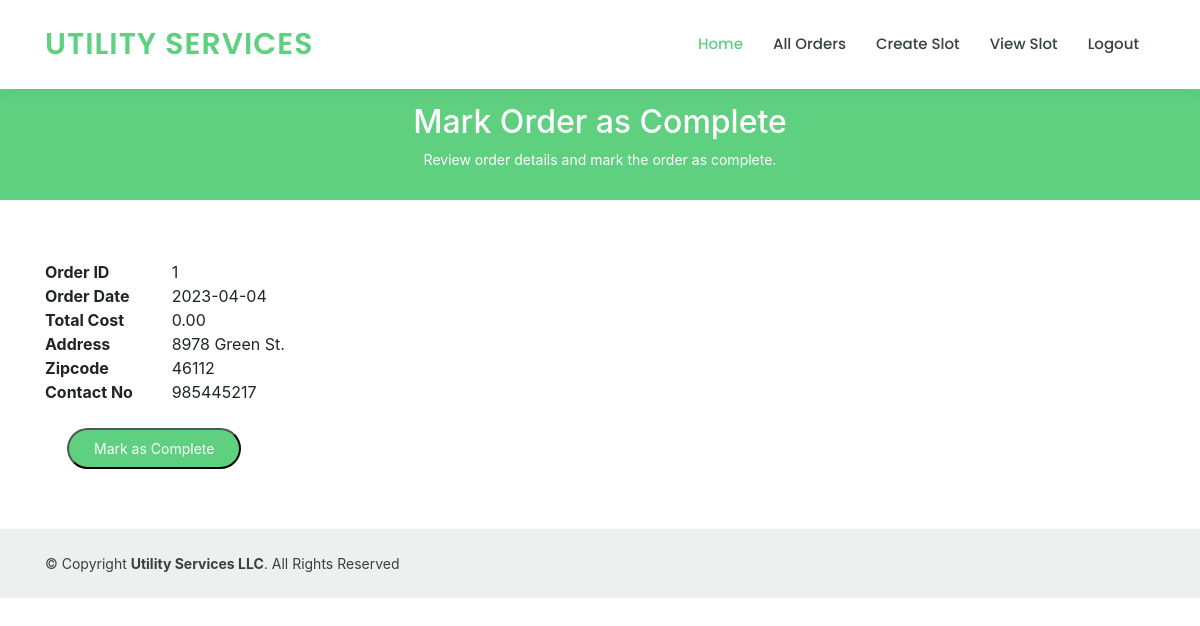
The page /code/VOrderUpdate.php?id=1 (signed in) on the database its author committed.
### tables this page shows
CREATE TABLE `Orders` (
  `OrderID` int(5) NOT NULL,
  `SerID` int(11) NOT NULL,
  `VenID` int(50) NOT NULL,
  `Order_Date` date NOT NULL,
  `Order_Status` varchar(5) NOT NULL,
  `CusID` int(50) NOT NULL,
  `Address_1` varchar(100) NOT NULL,
  `Address_2` varchar(100) DEFAULT NULL,
  `zipcode` int(5) NOT NULL,
  `Contactno` varchar(11) NOT NULL,
  `Area` float(7,2) NOT NULL,
  `Total_Cost` float(9,2) NOT NULL,
  `ZipServed` int(11) NOT NULL,
  `SlotID` int(11) NOT NULL
);

### code/VOrderUpdate.php (the view, shortened to what this page needs)
<?php
if($_SESSION["VenID"] == ''){
	$html = "<html><body>Please login.</body></html>";
}
else{
$id = $_GET["id"];
$sql = "Select O.OrderID , O.Address_1,O.Address_2, O.zipcode,O.Contactno, O.Order_Date, O.Total_Cost
 from
 Orders O where O.OrderID = ".$id." and O.VenID  =".$_SESSION["VenID"];
$html = "<html>
	<head>
		<link href='css/animate.css/animate.min.css' rel='stylesheet'>
		<link href='css/aos/aos.css' rel='stylesheet'>
		<link href='css/bootstrap/css/bootstrap.min.css' rel='stylesheet'>
		<link href='css/bootstrap-icons/bootstrap-icons.css' rel='stylesheet'>
		<link href='css/boxicons/css/boxicons.min.css' rel='stylesheet'>
		<link href='css/remixicon/remixicon.css' rel='stylesheet'>
		<link href='css/swiper/swiper-bundle.min.css' rel='stylesheet'>
		<link href='css/style.css' rel='stylesheet'>
		<link rel='stylesheet' href='Styles.css'>
		<link rel='stylesheet' href='https://maxcdn.bootstrapcdn.com/bootstrap/4.0.0/css/bootstrap.min.css'>
	</head>
	<body>
	<header id='header' class='fixed-top'>
	    <div class='container d-flex align-items-center'>
		<h1 class='logo me-auto'><a href='Home.php'>Utility Services</a></h1>
		<nav id='navbar' class='navbar order-last order-lg-0'>
        		<ul>
		        	<li><a class='active' href='VHome.php'>Home</a></li>
			        <li><a href='VAllOrder.php'>All Orders</a></li>
			        <li><a href='slotcreate.php'>Create Slot</a></li>
			        <li><a href='slotview.php'>View Slot</a></li>
			        <li><a href='logout.php'>Logout</a></li>
	        	</ul>
		</nav>
	</div>
	</header>
	<main id='main'>
		<div class='breadcrumbs' data-aos='fade-in'>
			<div class='container'>
				<h2>Mark Order as Complete</h2>
				<p>Review order details and mark the order as complete.</p>
			</div>
		</div>
		<section id='about' class='about'>
			<div class='container' data-aos='fade-up'>
				<div class='row'>
					<div class='col-lg-4'>
";
$result = mysqli_query($conn, $sql);
if (mysqli_num_rows($result) > 0) {
	$row = mysqli_fetch_assoc($result);
$html = $html."<input type='hidden' id='Oid' name='Oid' value='".$id."'/>";
$html .= "
	<div class='row'>
              <div class='col-4'><strong>Order ID</strong></div>
              <div class='col-8'>" . $row['OrderID'] . "</div>
       </div>
	<div class='row'>
              <div class='col-4'><strong>Order Date</strong></div>
              <div class='col-8'>" . $row['Order_Date'] . "</div>
       </div>
<div class='row'>
              <div class='col-4'><strong>Total Cost</strong></div>
              <div class='col-8'>" . $row['Total_Cost'] . "</div>
       </div>
<div class='row'>
              <div class='col-4'><strong>Address</strong></div>
              <div class='col-8'>" . $row['Address_1'] . "  ".$row['Address_2']."</div>
       </div>
<div class='row'>
              <div class='col-4'><strong>Zipcode</strong></div>
              <div class='col-8'>" . $row['zipcode'] . "</div>
       </div>
<div class='row'>
              <div class='col-4'><strong>Contact No</strong></div>
              <div class='col-8'>" . $row['Contactno'] . "</div>
       </div><br>";
$html = $html."<button class ='get-started-btn' id='btnComp'>Mark as Complete</button>
<div id='message'></div>";
}
$html = $html."					</div>
				</div>
			</div>
		</section>
	</main>
	<div id='preloader'>
	</div>
	<a href='#' class='back-to-top d-flex align-items-center justify-content-center'><i class='bi bi-arrow-up-short'></i></a>
	<script src='js/purecounter/purecounter_vanilla.js'></script>
	<script src='js/aos/aos.js'></script>
	<script src='js/bootstrap/js/bootstrap.bundle.min.js'></script>
	<script src='js/swiper/swiper-bundle.min.js'></script>
	<script src='js/php-email-form/validate.js'></script>
	<script src='js/main.js'></script>
	<footer id='footer'>
		<div class='container d-md-flex py-4'>
			<div class='me-md-auto text-center text-md-start'>
				<div class='copyright'>&copy; Copyright <strong><span>Utility Services LLC</span></strong>. All Rights Reserved
        			</div>
			</div>
		</div>
	</footer>
	</body>
	</html>";
	echo $html;
}
?>

### code/css/style.css (style rules this page uses)
body { font-family: "Open Sans", sans-serif; color: #444444; }
a { color: #5fcf80; text-decoration: none; }
h1, h2, h3, h4, h5, h6 { font-family: "Raleway", sans-serif; }
#header { background: #fff; transition: all 0.5s; z-index: 997; padding: 15px 0; box-shadow: 0px 0 18px rgba(55, 66, 59, 0.08); }
#header .logo { font-size: 30px; margin: 0; padding: 0; line-height: 1; font-weight: 600; letter-spacing: 1px; text-transform: uppercase; font-family: "Poppins", sans-serif; }
#header .logo a { color: #5fcf80; }
.get-started-btn { margin-left: 22px; background: #5fcf80; color: #fff; border-radius: 50px; padding: 8px 25px; white-space: nowrap; transition: 0.3s; font-size: 14px; display: inline-block; }
.navbar { padding: 0; }
.navbar ul { margin: 0; padding: 0; display: flex; list-style: none; align-items: center; }
.navbar li { position: relative; }
.navbar a, .navbar a:focus { display: flex; align-items: center; justify-content: space-between; padding: 10px 0 10px 30px; font-family: "Poppins", sans-serif; font-size: 15px; font-weight: 500; color: #37423b; white-space: nowrap; transition: 0.3s; }
.navbar a:hover, .navbar .active, .navbar .active:focus, .navbar li:hover>a { color: #5fcf80; }
section { padding: 60px 0; overflow: hidden; }
.breadcrumbs { margin-top: 73px; text-align: center; background: #5fcf80; padding: 30px 0; color: #fff; }
.breadcrumbs h2 { font-size: 32px; font-weight: 500; }
.breadcrumbs p { font-size: 14px; margin-bottom: 0; color: white; }
#footer { color: #37423b; font-size: 14px; background: #eef0ef; }

### code/Styles.css (style rules this page uses)
p { color: black; }

### rows shown on the page
orders: OrderID "1", Order_Date "2023-04-04", Total_Cost "0.00", Address_1 "8978 Green St.", zipcode "46112", Contactno "985445217"
